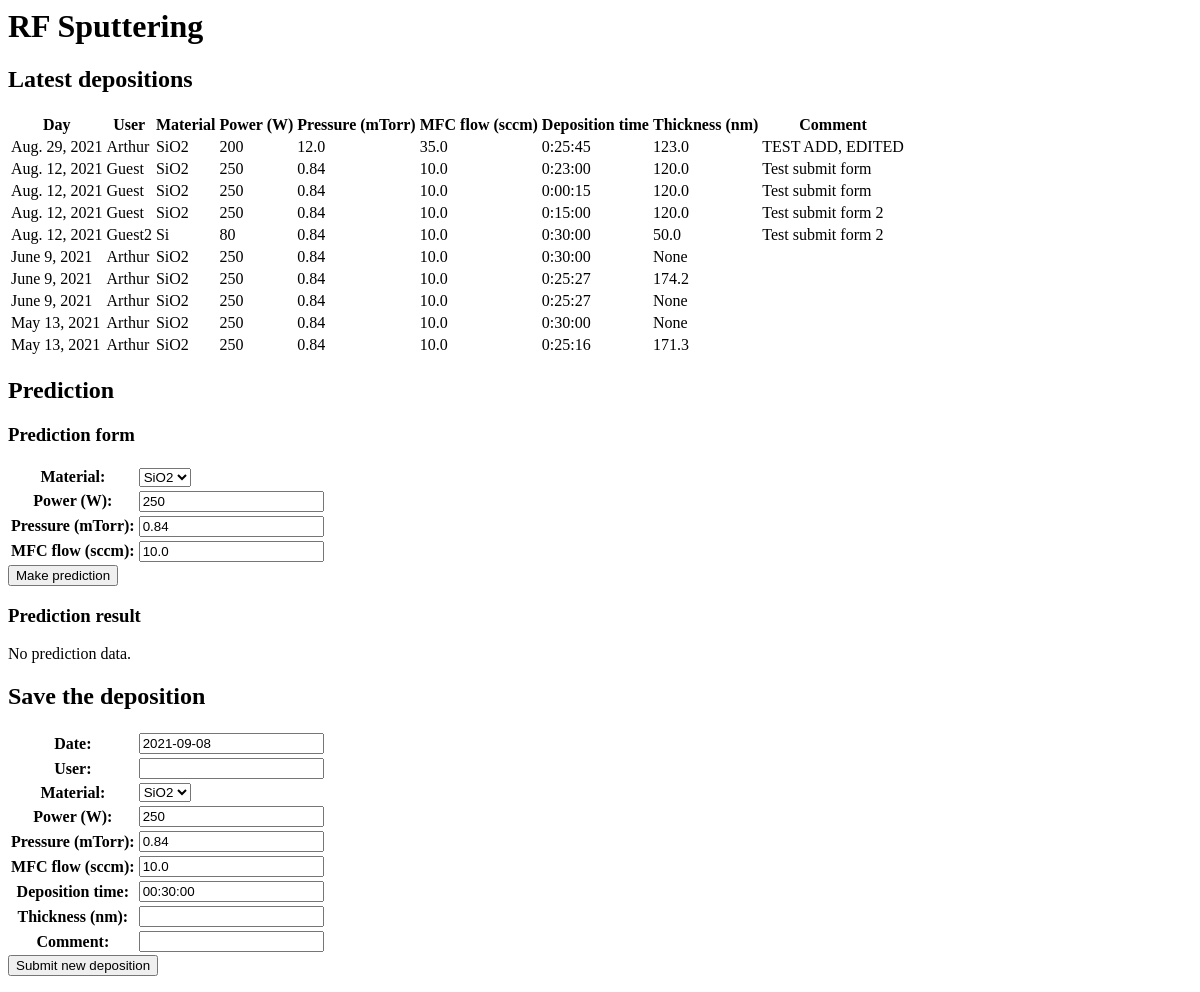
Page /sputter-rf/legacy on the earlier database version.
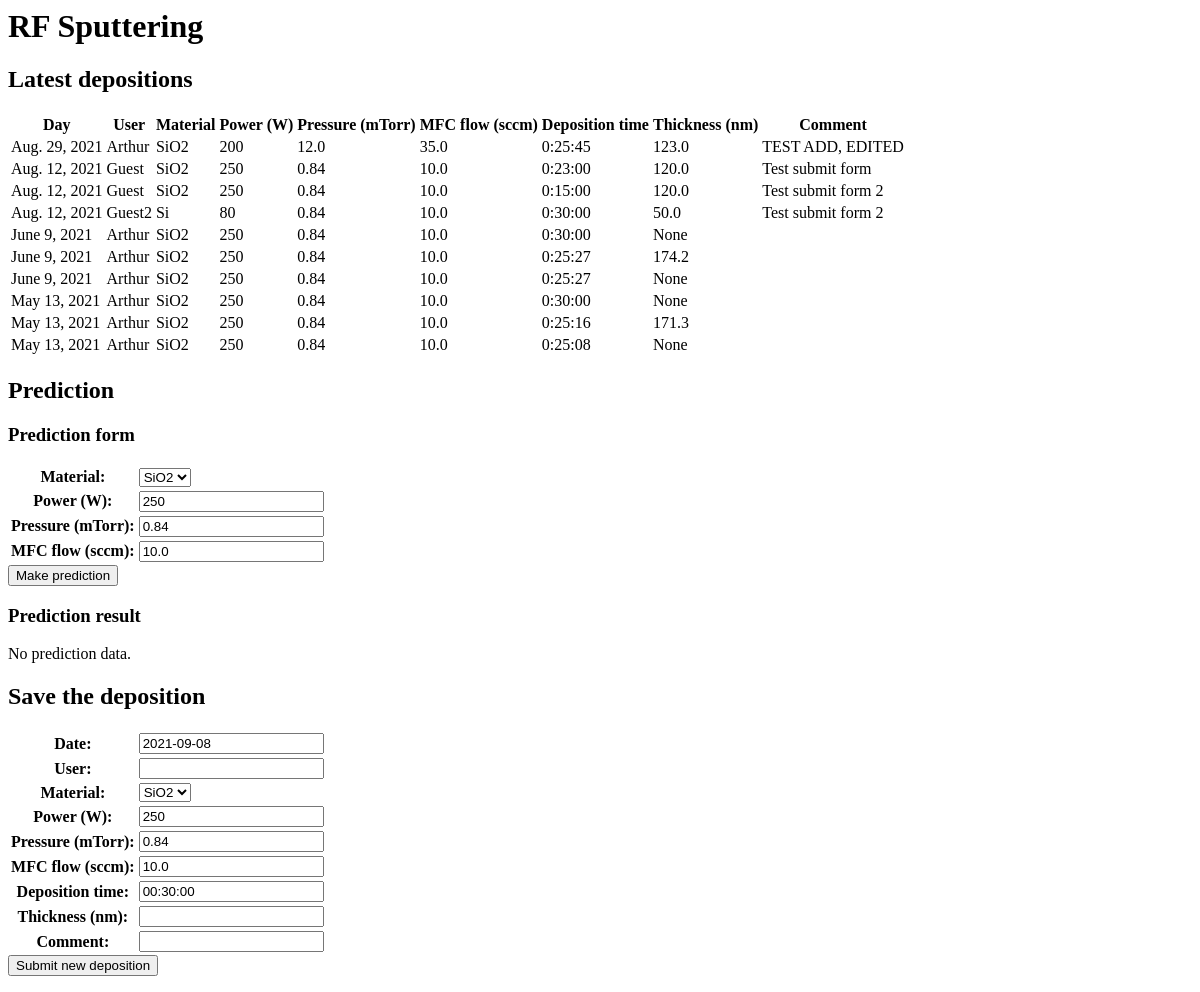
Same page on the later database version.
### sputter/models.py (models this page shows, shortened)
class Deposition_RF(models.Model):
    MATERIAL_CHOICES = [
        ('SiO2', 'SiO2'),
        ('Si', 'Si')
    ]
    day = models.DateField('Date', default=date.today())
    user = models.CharField('User', max_length=20)
    material = models.CharField(
        'Material',
        max_length=10,
        choices=MATERIAL_CHOICES,
        default='SiO2')
    power = models.IntegerField('Power (W)', default=250, blank=True, null=True)
    pressure = models.FloatField('Pressure (mTorr)', default=0.84, blank=True, null=True)
    mfc_flow = models.FloatField('MFC flow (sccm)', default=10.0, blank=True, null=True)
    deposition_time = models.DurationField('Deposition time', default=timedelta(minutes=30), blank=True, null=True)
    thickness = models.FloatField('Thickness (nm)', blank=True, null=True)
    comment = models.CharField(' Comment', max_length=256)

### sputter/views.py (the view)
# urls.py: path('legacy', views.index, name='index'),
def index(request):
    latest_depositions = Deposition_RF.objects.order_by('-day')[:10]
    plot_div = None
    if request.method == 'POST' and "predict" in request.POST:
        form_prediction = MakePredictionDepositionRF(request.POST)
        if form_prediction.is_valid():
            prediction_data = Deposition_RF.objects.filter(material=request.POST.get("material"),
                                                           power=request.POST.get("power"),
                                                           pressure=request.POST.get("pressure"),
                                                           mfc_flow=request.POST.get("mfc_flow"))
            df = pd.DataFrame({"Deposition time": prediction_data.values_list('deposition_time', flat=True),
                               "Thickness (nm)": prediction_data.values_list('thickness', flat=True)})
            df = df.sort_values(by="Deposition time") # Order the data for plot
            graphs = []
            graphs.append(
                go.Scatter(x=df["Deposition time"], y=df["Thickness (nm)"], mode='markers', name='Line y1')
            )
            layout = {
                'xaxis_title': 'Deposition time',
                'yaxis_title': 'Thickness (nm)',
                'height': 420,
                'width': 560,
                'xaxis_tickformat': "S"
            }
            plot_div = plot({'data': graphs, 'layout': layout},
                            output_type='div')
    else:
        form_prediction = MakePredictionDepositionRF()
    if request.method == 'POST' and "submit" in request.POST:
        form_submission = SubmitDepositionRF(request.POST)
        if form_submission.is_valid():
            form_submission.save()
    else:
        form_submission = SubmitDepositionRF()
    context = {'latest_depositions': latest_depositions,
               'plot_div': plot_div,
               'form_prediction': form_prediction,
               'form_submission': form_submission}
    return render(request, 'sputter/index.html', context)

### sputter/forms.py
class MakePredictionDepositionRF(ModelForm):
    class Meta:
        model = Deposition_RF
        fields = ['material', 'power', 'pressure', 'mfc_flow']

class SubmitDepositionRF(ModelForm):
    class Meta:
        model = Deposition_RF
        fields = '__all__'

### sputter/templates/sputter/index.html (shortened to what this page needs)
<h1>RF Sputtering</h1>
<h2>Latest depositions</h2>
{% if latest_depositions %}
    <table>
        <tr>
            <th> Day </th>
            <th> User </th>
            <th> Material </th>
            <th> Power (W) </th>
            <th> Pressure (mTorr) </th>
            <th> MFC flow (sccm) </th>
            <th> Deposition time </th>
            <th> Thickness (nm) </th>
            <th> Comment </th>
        </tr>
        {% for dep in latest_depositions %}
            <tr>
                <td>{{ dep.day }}</td>
                <td>{{ dep.user }}</td>
                <td>{{ dep.material }}</td>
                <td>{{ dep.power }}</td>
                <td>{{ dep.pressure }}</td>
                <td>{{ dep.mfc_flow }}</td>
                <td>{{ dep.deposition_time }}</td>
                <td>{{ dep.thickness }}</td>
                <td>{{ dep.comment }}</td>
            </tr>
        {% endfor %}
    </table>
{% else %}
    <p>No recent depositions.</p>
{% endif %}
<h2>Prediction</h2>
<h3>Prediction form</h3>
<form action="" method="post">
    <table>
    {{ form_prediction.as_table }}
    </table>
    <input type="submit" name="predict" value="Make prediction">
</form>
<h3>Prediction result</h3>
{% if plot_div %}
    {% autoescape off %}
        {{ plot_div }}
    {% endautoescape %}
{% else %}
    <p>No prediction data.</p>
{% endif %}
<h2>Save the deposition</h2>
<form method="post">
    <table>
    {{ form_submission.as_table }}
    </table>
    <input type="submit" name="submit" value="Submit new deposition">
</form>

Differences in the rows shown:
removed Deposition_RF: day "Aug. 12, 2021", user "Guest", material "SiO2", power "250", pressure "0.84", mfc_flow "10.0", deposition_time "0:00:15", thickness "120.0", comment "Test submit form"
now on this page (row unchanged): Deposition_RF: day "May 13, 2021", user "Arthur", material "SiO2", power "250", pressure "0.84", mfc_flow "10.0", deposition_time "0:25:08", thickness "None"
